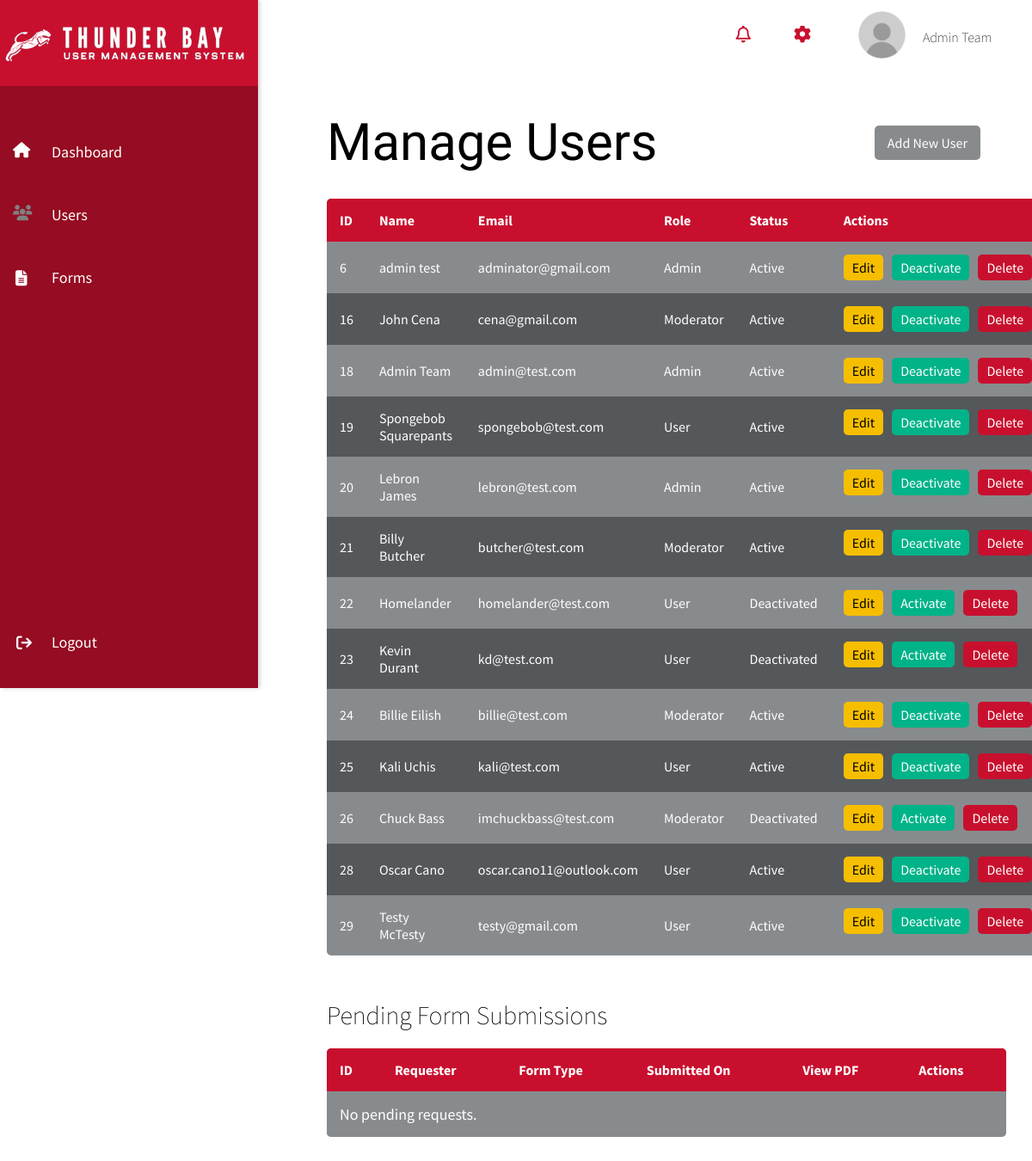
Page /users/ (signed in) on the committed database.
### usr_mgmt_app/models.py (models this page shows, shortened)
class UserProfile(AbstractUser):
    ROLE_CHOICES = [
        ('admin', 'Admin'),
        ('moderator', 'Moderator'),
        ('user', 'User'),
    ]
    role = models.CharField(max_length=10, choices=ROLE_CHOICES, default='user')
    is_active = models.BooleanField(default=True)
    created_at = models.DateTimeField(auto_now_add=True)
    updated_at = models.DateTimeField(auto_now=True)
    signature = models.ImageField(upload_to='signatures/', null=True, blank=True, validators=[validate_signature_file])
    groups = models.ManyToManyField(Group, related_name="userprofile_groups", blank=True)
    user_permissions = models.ManyToManyField(Permission, related_name="userprofile_permissions", blank=True)
    class Meta:
        permissions = [
            ("can_read", "Can read data"),
            ("can_edit", "Can edit data"),
            ("can_manage_users", "Can activate/deactivate and delete users"),
            ("can_approve", "Can approve requests"),  # Added new permission
        ]

### usr_mgmt_app/views.py (the view)
# urls.py: path('users/', views.user_list, name='user_list'),  # List of users
@login_required
@permission_required('usr_mgmt_app.can_read', raise_exception=True)
def user_list(request):
    users = UserProfile.objects.all()
    pending_requests = []
    for thesis in ThesisRequest.objects.filter(status="Pending"):
        pending_requests.append({"id": thesis.id, "type": "ThesisRequest", "request": thesis})
    for withdrawal in WithdrawalRequest.objects.filter(status="Pending"):
        pending_requests.append({"id": withdrawal.id, "type": "WithdrawalRequest", "request": withdrawal})
    print("Final pending_requests:", pending_requests)  # Debugging
    has_edit_permission = request.user.has_perm('usr_mgmt_app.can_edit')
    has_manage_users_permission = request.user.has_perm('usr_mgmt_app.can_manage_users')
    context = {
        'has_edit_permission': has_edit_permission,
        'has_manage_users_permission': has_manage_users_permission,
        'users': UserProfile.objects.all(),  # Assuming you have users in your context
        'pending_requests': pending_requests,
    }
    return render(request, 'user_list.html', {
        'users': users,
        'has_edit_permission': has_edit_permission,
        'has_manage_users_permission': has_manage_users_permission,
        'pending_requests': pending_requests,
    })

### templates/user_list.html (shortened to what this page needs)
{% load static %}
<!DOCTYPE html>
<html lang="en">
<head>
    <link rel="stylesheet" href="{% static 'css/dashboard.css' %}">
    <link rel="stylesheet" href="{% static 'css/user_list.css' %}">
</head>
<body>
    <nav class="navbar">
        <div class="navbar-content">
            <i id = "notifications_icon" class="fa-regular fa-bell"></i>
            <i id = "settings_icon" class="fa-solid fa-gear"></i>
            <div class = "navbar_user">
                <img class = "profile_picture" src="{% static 'images/default_profile.png' %}" alt="profile picture">
                <span class = "navbar_username">{{ user.first_name }} {{ user.last_name }}</span>
            </div>
        </div>
    </nav>
    <div class="sidebar">
        <div class = "logoContainer">
            <img class = "logo" src="{% static 'images/logo2.png' %}" alt="logo">
        </div>
    <div class="sidebar-content">
        <a href="{% url 'dashboard' %}" class="sidebar-link" data-icon="fa-house">Dashboard</a>
        <a href="{% url 'user_list' %}" class="sidebar-link" data-icon="fa-users">Users</a>
        <a href="{% url 'approval_requests' %}" class="sidebar-link" data-icon="fa-file-alt">Forms</a>
    </div>
        <div class="logout-container">
            <a href="{% url 'logout' %}" class="logout-btn">Logout</a>
            <i id = "logoutIcon" class="fa-solid fa-arrow-right-from-bracket"></i>
        </div>
    </div>
    <div class="main-content">
        <div class="content-header">
            <h1>Manage Users</h1>
            <a href="{% url 'user_create' %}" class="btn-add-user {% if not has_manage_users_permission %}disabled{% endif %}">Add New User</a>
        </div>
        <table class="user-table">
            <thead>
                <tr>
                    <th>ID</th>
                    <th>Name</th>
                    <th>Email</th>
                    <th>Role</th>
                    <th>Status</th>
                    <th>Actions</th>
                </tr>
            </thead>
            <tbody>
                {% for user in users %}
                <tr>
                    <td>{{ user.id }}</td>
                    <td>{{ user.first_name }} {{ user.last_name }}</td>
                    <td>{{ user.email }}</td>
                    <td>{{ user.get_role_display }}</td>
                    <td>{% if user.is_active %}Active{% else %}Deactivated{% endif %}</td>
                    <td class="actions">
                        <a href="{% url 'user_edit' user.id %}" class="btn-edit {% if not has_edit_permission %}disabled{% endif %}">Edit</a>
                        <a href="{% url 'user_toggle_status' user.id %}" class="btn-status {% if not has_manage_users_permission %}disabled{% endif %}"
                           onclick="return confirmStatusChange('{{ user.first_name }} {{ user.last_name }}', '{{ user.get_status_display }}');">
                            {% if user.is_active %}Deactivate{% else %}Activate{% endif %}
                        </a>
                        <a href="{% url 'user_delete' user.id %}" class="btn-delete {% if not has_manage_users_permission %}disabled{% endif %}"
                           onclick="return confirmDelete('{{ user.first_name }} {{ user.last_name }}');">
                            Delete
                        </a>
                    </td>
                </tr>
                {% empty %}
                <tr>
                    <td colspan="6" class="no-users">No users found.</td>
                </tr>
                {% endfor %}
            </tbody>
        </table>
{% if user.role == "admin" %}
    <h2>Pending Form Submissions</h2>
    <table class="approval-table">
        <thead>
            <tr>
                <th>ID</th>
                <th>Requester</th>
                <th>Form Type</th>
                <th>Submitted On</th>
                <th>View PDF</th>
                <th>Actions</th>
            </tr>
        </thead>
        <tbody>
            {% for entry in pending_requests %}
<tr>
    <td>{{ entry.request.id }}</td>
    <td>{{ entry.request.user.first_name }} {{ entry.request.user.last_name }}</td>
    <td>{{ entry.type }}</td>
    <td>{{ entry.request.created_at|date:"Y-m-d H:i" }}</td>
    <td><a href="{{entry.request.pdf_document.url}}">View PDF</a></td>
    <td>
        {% for request in pending_requests %}
        {% if request.id and request.type %}
        <form method="POST" action="{% url 'approve_request' request.id request.type %}">
            {% csrf_token %}
            <button type="submit" class="btn-approve">Approve</button>
        </form>
        {% else %}
        <span class="text-danger">Invalid Request</span>
        {% endif %}
        {% endfor %}
        {% for request in pending_requests %}
        {% if request.id and request.type %}
        <form method="POST" action="{% url 'return_request' request.id request.type %}">
            {% csrf_token %}
            <button type="submit" class="btn-return">Return</button>
        </form>
        {% else %}
        <span class="text-danger">Invalid Request</span>
        {% endif %}
        {% endfor %}
    </td>
</tr>
{% empty %}
<tr>
    <td colspan="5" class="no-requests">No pending requests.</td>
</tr>
{% endfor %}
        </tbody>
    </table>
{% endif %}
</div>
</body>
</html>

### static/css/dashboard.css (style rules this page uses)
* { margin: 0; padding: 0; box-sizing: border-box; font-family: Source Sans Pro,sans-serif; overflow-x:hidden; }
body { background: rgb(255,255,255); color: black; z-index: 1; }
h1 { font-weight: lighter; font-size:60px; font-family: "League Gothic",sans-serif; }
h2 { font-weight: lighter; font-size: 30px; margin-top:50px; font-family: Source Sans Pro,sans-serif; }
.navbar { padding: 15px 30px; position: fixed; top: 0; left: 300px; right: 0; height: 70px; display: flex; align-items: center; justify-content: space-between; z-index: 1000; flex-direction: row; font-family: Source Sans Pro,sans-serif; }
.navbar-content { display: flex; width: 100%; justify-content: right; align-items: center; flex-grow: 1; flex-direction: row; padding: 10px 0 0 10px; }
.navbar_user { display: flex; flex-direction: row; align-items: center; margin-left: 50px; transition: transform 0.3s ease-in-out; padding-right:2%; }
.navbar_username { padding: 15px 0 10px 15px; font-weight: lighter; }
.profile_picture { max-width: 65px; width:100%; }
#settings_icon { font-size: 20px; margin-left:50px; transition: transform 0.3s ease-in-out; color:rgb(200,16,46); }
#notifications_icon { font-size: 20px; transition: transform 0.3s ease-in-out; color:rgb(200,16,46); }
.main-content { margin-left: 350px; margin-top: 50px; padding: 30px; min-height: 100vh; font-family: Source Sans Pro,sans-serif; overflow-y: scroll; }
.sidebar { height: 100vh; width: 300px; position: fixed; top: 0; left: 0; background: rgb(150,12,34); padding-top: 120px; overflow-y: hidden; overflow-x: hidden; box-shadow: 2px 0px 5px rgba(0, 0, 0, 0.2); z-index: 1001; justify-content: space-between; display: flex; flex-direction: column; font-family: Source Sans Pro,sans-serif; }
.logoContainer { position: absolute; max-width: 500px; width:100%; max-height:100px; height:100%; top: 0; padding-top:10%; background: rgb(200,16,46); }
.logo { position: relative; max-width: 95%; }
.sidebar-content { flex-grow: 1; display: flex; flex-direction: column; margin-top:10%; }
.sidebar-link { position: relative; display: block; padding-left: 40px; font-size: 18px; color: white; }
.sidebar-link::before { content: ""; position: absolute; left: 15px; font-family: "Font Awesome 5 Free"; font-weight: 900; font-size: 18px; color:white; }
.sidebar-link[data-icon="fa-house"]::before { content: "\f015"; color:grey; }
.sidebar-link[data-icon="fa-users"]::before { content: "\f0c0"; color: white; }
.sidebar-link[data-icon="fa-file-alt"]::before { content: "\f15c"; color: white; margin-top:1%; margin-left:1%; }
.sidebar a { display: block; color: rgba(255, 255, 255); padding: 15px 15px 20px 60px; text-decoration: none; font-size: 18px; transition: background 0.3s ease, color 0.3s ease; z-index:1003; }
.sidebar-content a { margin-bottom: 5%; }
#logoutIcon { font-size: 18px; color: rgb(255,255,255); z-index:1002; transform: translate(105%,-215%); }
.logout-btn { padding: 10px 20px; text-decoration: none; border-radius: 5px; transition: background 0.3s ease; z-index:1003; }
.main-content { opacity: 0; animation: fadeIn 1s ease-in-out forwards; }
.navbar i, .sidebar i { transition: transform 0.3s ease-in-out; }

### rows in the picture
UserProfile: first_name "Admin", last_name "Team", id "18", email "admin@test.com", role "Admin", is_active "Active"
UserProfile: id "6", first_name "admin", last_name "test", email "adminator@gmail.com", role "Admin", is_active "Active"
UserProfile: id "16", first_name "John", last_name "Cena", email "cena@gmail.com", role "Moderator", is_active "Active"
UserProfile: id "19", first_name "Spongebob", last_name "Squarepants", email "spongebob@test.com", role "User", is_active "Active"
UserProfile: id "20", first_name "Lebron", last_name "James", email "lebron@test.com", role "Admin", is_active "Active"
UserProfile: id "21", first_name "Billy", last_name "Butcher", email "butcher@test.com", role "Moderator", is_active "Active"
UserProfile: id "22", first_name "Homelander", email "homelander@test.com", role "User", is_active "Deactivated"
UserProfile: id "23", first_name "Kevin", last_name "Durant", email "kd@test.com", role "User", is_active "Deactivated"
UserProfile: id "24", first_name "Billie", last_name "Eilish", email "billie@test.com", role "Moderator", is_active "Active"
UserProfile: id "25", first_name "Kali", last_name "Uchis", email "kali@test.com", role "User", is_active "Active"
UserProfile: id "26", first_name "Chuck", last_name "Bass", email "imchuckbass@test.com", role "Moderator", is_active "Deactivated"
UserProfile: id "28", first_name "Oscar", last_name "Cano", email "oscar.cano11@outlook.com", role "User", is_active "Active"
UserProfile: id "29", first_name "Testy", last_name "McTesty", email "testy@gmail.com", role "User", is_active "Active"
